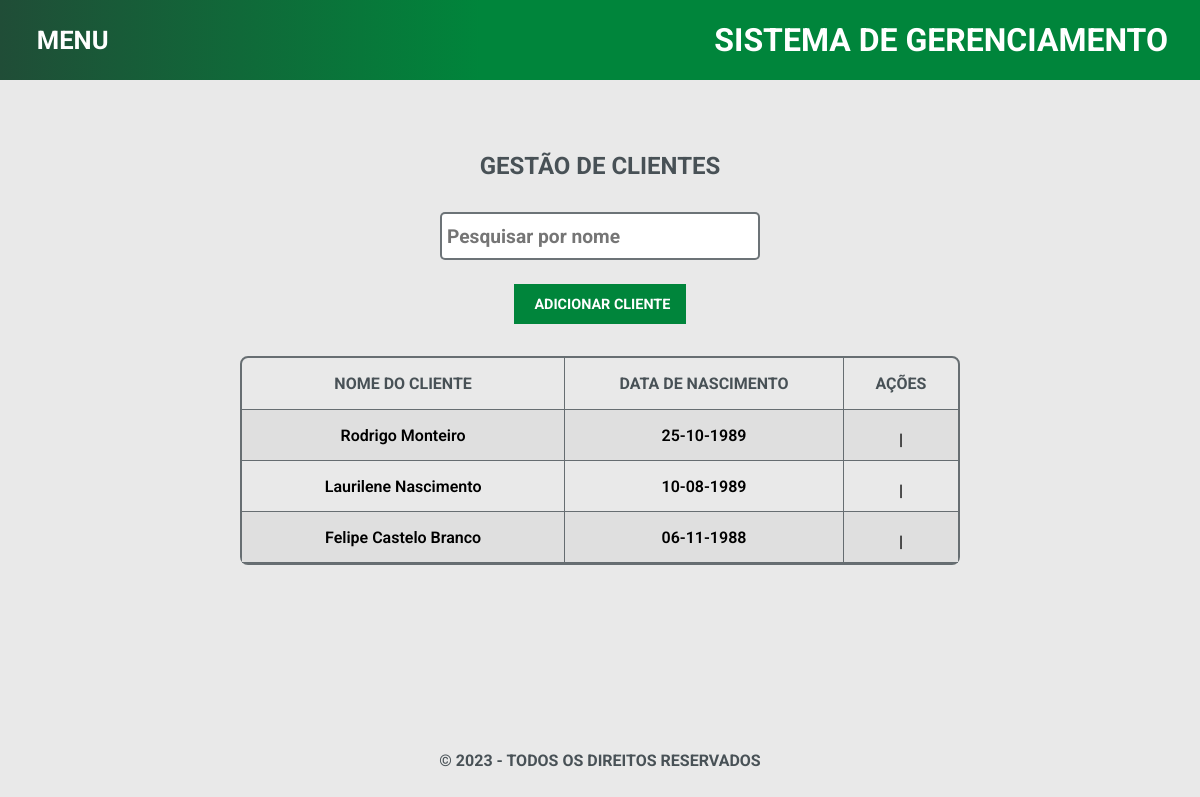
The page /clientes.php on the database its author committed.
### tables this page shows
CREATE TABLE `clientes` (
  `id` int NOT NULL AUTO_INCREMENT,
  `nome` varchar(50) DEFAULT NULL,
  `data_nascimento` date DEFAULT NULL,
  PRIMARY KEY (`id`)
);

### clientes.class.php (called while the page is built, shortened)
<?php
class Clientes{
    public function listaClientes(){
        global $pdo;
        $dados = array();
        $sql = $pdo->query("SELECT * FROM clientes");
        if($sql->rowCount() > 0){
            $dados = $sql->fetchAll();
        }
        return $dados;
    }
}

### clientes.php (the view, shortened to what this page needs)
<?php
include 'header.php';
?>
<section class="conteudo">
    <div class="content-pages">
        <div class="titulo-pages"><h2>Gestão de Clientes</h2></div>
            <div class="filtros">
                <input id="pesquisaPorNome" type="text" name="buscaClientes" placeholder="Pesquisar por nome">
            </div>
            <a href="AddViewClientes.php" class="modal_ajax">
                <div class="adicionaUser">
                    <p>Adicionar cliente</p>
                </div>
            </a>
                <div class="caixa-listagem">
                    <table class="table-responsiva">
                        <tr>
                            <th>Nome do cliente</th>
                            <th>Data de nascimento</th>
                            <th>Ações</th>
                        </tr>
                        <?php
                        $u = new Clientes();
                        $dados = $u->listaClientes();
                        foreach($dados as $dado){
                            $data_nascimento = date('d-m-Y', strtotime($dado['data_nascimento']));
                        ?>
                    <tr>
                        <td><?php echo $dado['nome'] ?></td>
                        <td><?php echo $data_nascimento ?></td>
                        <td>
                            <a href="EditViewClientes.php?id=<?php echo $dado['id']?>" class="modal_ajax"><i class="ph-thin ph-note-pencil"></i></a>  |
                            <a href="excluirCliente.php?id=<?php echo $dado['id']?>"><i class="ph-thin ph-trash"></i></a>
                        </td>
                    </tr>
                    <?php }?>
                    </table>
                </div>
    </div>
</section>
<?php
include 'footer.php';
?>

### css/global.css (style rules this page uses)
* { margin: 0px; padding: 0px; box-sizing: border-box; font-family: 'Roboto', sans-serif; text-decoration: none; list-style: none; text-decoration: none; }
a { color: #ffffff; }
body { background: #e9e9e9; }
.conteudo { display: flex; flex-direction: column; justify-content: center; align-items: center; width: 100vw; height: 80vh; }

### css/home.css (style rules this page uses)
.content-pages { width: 80vw; height: 70vh; display: flex; flex-direction: column; align-items: center; }
.titulo-pages { margin-top: 2rem; color: #485156; text-transform: uppercase; }
.filtros { margin-top: 2rem; }
.filtros > input { height: 3rem; width: 20rem; padding: 0px 5px; font-size: 1.2rem; font-weight: 700; color: #485156; border-radius: 5px; border: 2px solid #485156cc; outline: none; }
.caixa-listagem { display: flex; flex-direction: column; align-items: center; margin-top: 2rem; width: 60vw; height: auto; border: 2px solid #485156cc; border-radius: 0.5rem; }
.table-responsiva { width: 100%; text-align: center; border-spacing: 0px; font-weight: 600; }
.table-responsiva th { border-bottom: 1px solid #485156cc; padding: 1rem; color: #485156; text-transform: uppercase; }
.table-responsiva th:nth-child(2) { border-left: 1px solid #485156cc; border-right: 1px solid #485156cc; }
.table-responsiva tr:nth-child(even) td { background-color: #dfdfdf; }
.table-responsiva td { padding: 0.5rem; border-bottom: 1px solid #485156cc; }
.table-responsiva td:nth-child(1) { width: 45%; }
.table-responsiva td:nth-child(2) { border-left: 1px solid #485156cc; border-right: 1px solid #485156cc; }

### css/clientes.css (style rules this page uses)
.content-pages { width: 80vw; height: 70vh; display: flex; flex-direction: column; align-items: center; }
.titulo-pages { margin-top: 2rem; color: #485156; text-transform: uppercase; }
.filtros { margin-top: 2rem; }
.filtros > input { height: 3rem; width: 20rem; padding: 0px 5px; font-size: 1.2rem; font-weight: 700; color: #485156; border-radius: 5px; border: 2px solid #485156cc; outline: none; }
.table-responsiva { width: 100%; text-align: center; border-spacing: 0px; overflow: auto; font-weight: 600; }
.table-responsiva th { border-bottom: 1px solid #485156cc; padding: 1rem; color: #485156; text-transform: uppercase; }
.table-responsiva th:nth-child(2) { border-left: 1px solid #485156cc; border-right: 1px solid #485156cc; }
.table-responsiva tr:nth-child(even) td { background-color: #dfdfdf; }
.table-responsiva td { padding: 0.5rem; border-bottom: 1px solid #485156cc; }
.table-responsiva td:nth-child(1) { width: 45%; }
.table-responsiva td:nth-child(2) { border-left: 1px solid #485156cc; border-right: 1px solid #485156cc; }
.adicionaUser, .adicionaProduct { background-color: #00853B; display: flex; align-items: center; justify-content: center; width: auto; height: 5vh; color: #ffffff; text-transform: uppercase; font-size: 0.9rem; font-weight: 700; margin-top: 1.5rem; padding: 0.5rem 1rem; cursor: pointer; }

### css/produtos.css (style rules this page uses)
.adicionaUser, .adicionaProduct { background-color: #00853B; display: flex; align-items: center; justify-content: center; width: auto; height: 5vh; color: #ffffff; text-transform: uppercase; font-size: 0.9rem; font-weight: 700; margin-top: 1.5rem; padding: 0.5rem 1rem; cursor: pointer; }

### rows shown on the page
clientes: nome "Rodrigo Monteiro", data_nascimento "25-10-1989"
clientes: nome "Laurilene Nascimento", data_nascimento "10-08-1989"
clientes: nome "Felipe Castelo Branco", data_nascimento "06-11-1988"
